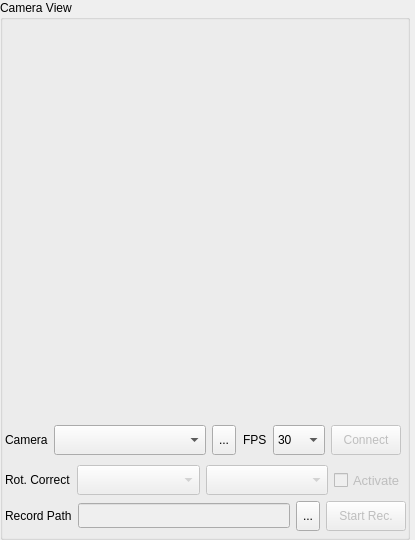
<?xml version="1.0" encoding="UTF-8"?>
<ui version="4.0">
 <class>EndoscopeView</class>
 <widget class="QWidget" name="EndoscopeView">
  <property name="geometry">
   <rect>
    <x>0</x>
    <y>0</y>
    <width>415</width>
    <height>540</height>
   </rect>
  </property>
  <property name="sizePolicy">
   <sizepolicy hsizetype="Fixed" vsizetype="Fixed">
    <horstretch>0</horstretch>
    <verstretch>0</verstretch>
   </sizepolicy>
  </property>
  <property name="minimumSize">
   <size>
    <width>415</width>
    <height>540</height>
   </size>
  </property>
  <property name="maximumSize">
   <size>
    <width>415</width>
    <height>540</height>
   </size>
  </property>
  <property name="windowTitle">
   <string>Form</string>
  </property>
  <widget class="QGroupBox" name="groupBox">
   <property name="geometry">
    <rect>
     <x>0</x>
     <y>0</y>
     <width>410</width>
     <height>540</height>
    </rect>
   </property>
   <property name="title">
    <string>Camera View</string>
   </property>
   <widget class="QLabel" name="cameraView">
    <property name="geometry">
     <rect>
      <x>5</x>
      <y>20</y>
      <width>400</width>
      <height>400</height>
     </rect>
    </property>
    <property name="sizePolicy">
     <sizepolicy hsizetype="Fixed" vsizetype="Fixed">
      <horstretch>0</horstretch>
      <verstretch>0</verstretch>
     </sizepolicy>
    </property>
    <property name="minimumSize">
     <size>
      <width>400</width>
      <height>400</height>
     </size>
    </property>
    <property name="maximumSize">
     <size>
      <width>400</width>
      <height>400</height>
     </size>
    </property>
    <property name="text">
     <string/>
    </property>
   </widget>
   <widget class="QWidget" name="gridLayoutWidget">
    <property name="geometry">
     <rect>
      <x>240</x>
      <y>420</y>
      <width>171</width>
      <height>41</height>
     </rect>
    </property>
    <layout class="QGridLayout" name="gridLayout">
     <property name="leftMargin">
      <number>3</number>
     </property>
     <property name="rightMargin">
      <number>10</number>
     </property>
     <item row="0" column="0">
      <widget class="QLabel" name="label_2">
       <property name="sizePolicy">
        <sizepolicy hsizetype="Fixed" vsizetype="Preferred">
         <horstretch>0</horstretch>
         <verstretch>0</verstretch>
        </sizepolicy>
       </property>
       <property name="text">
        <string>FPS</string>
       </property>
      </widget>
     </item>
     <item row="0" column="1">
      <widget class="QComboBox" name="fpsComboBox">
       <property name="minimumSize">
        <size>
         <width>0</width>
         <height>30</height>
        </size>
       </property>
       <property name="maximumSize">
        <size>
         <width>16777215</width>
         <height>30</height>
        </size>
       </property>
       <item>
        <property name="text">
         <string>30</string>
        </property>
       </item>
       <item>
        <property name="text">
         <string>60</string>
        </property>
       </item>
      </widget>
     </item>
     <item row="0" column="2">
      <widget class="QPushButton" name="connectButton">
       <property name="enabled">
        <bool>false</bool>
       </property>
       <property name="sizePolicy">
        <sizepolicy hsizetype="Fixed" vsizetype="Fixed">
         <horstretch>0</horstretch>
         <verstretch>0</verstretch>
        </sizepolicy>
       </property>
       <property name="minimumSize">
        <size>
         <width>70</width>
         <height>30</height>
        </size>
       </property>
       <property name="maximumSize">
        <size>
         <width>70</width>
         <height>30</height>
        </size>
       </property>
       <property name="text">
        <string>Connect</string>
       </property>
      </widget>
     </item>
    </layout>
   </widget>
   <widget class="QWidget" name="gridLayoutWidget_2">
    <property name="geometry">
     <rect>
      <x>0</x>
      <y>420</y>
      <width>241</width>
      <height>41</height>
     </rect>
    </property>
    <layout class="QGridLayout" name="gridLayout_2">
     <property name="leftMargin">
      <number>5</number>
     </property>
     <property name="rightMargin">
      <number>5</number>
     </property>
     <item row="0" column="0">
      <widget class="QLabel" name="label">
       <property name="sizePolicy">
        <sizepolicy hsizetype="Fixed" vsizetype="Preferred">
         <horstretch>0</horstretch>
         <verstretch>0</verstretch>
        </sizepolicy>
       </property>
       <property name="text">
        <string>Camera</string>
       </property>
      </widget>
     </item>
     <item row="0" column="1">
      <widget class="QComboBox" name="cameraComboBox">
       <property name="minimumSize">
        <size>
         <width>0</width>
         <height>30</height>
        </size>
       </property>
       <property name="maximumSize">
        <size>
         <width>16777215</width>
         <height>30</height>
        </size>
       </property>
      </widget>
     </item>
     <item row="0" column="2">
      <widget class="QToolButton" name="cameraRefreshButton">
       <property name="minimumSize">
        <size>
         <width>0</width>
         <height>30</height>
        </size>
       </property>
       <property name="maximumSize">
        <size>
         <width>16777215</width>
         <height>30</height>
        </size>
       </property>
       <property name="text">
        <string>...</string>
       </property>
      </widget>
     </item>
    </layout>
   </widget>
   <widget class="QWidget" name="gridLayoutWidget_3">
    <property name="geometry">
     <rect>
      <x>0</x>
      <y>460</y>
      <width>411</width>
      <height>41</height>
     </rect>
    </property>
    <layout class="QGridLayout" name="gridLayout_3">
     <property name="leftMargin">
      <number>5</number>
     </property>
     <property name="rightMargin">
      <number>5</number>
     </property>
     <item row="0" column="0">
      <widget class="QLabel" name="label_3">
       <property name="sizePolicy">
        <sizepolicy hsizetype="Fixed" vsizetype="Preferred">
         <horstretch>0</horstretch>
         <verstretch>0</verstretch>
        </sizepolicy>
       </property>
       <property name="text">
        <string>Rot. Correct</string>
       </property>
      </widget>
     </item>
     <item row="0" column="1">
      <widget class="QComboBox" name="rotCorrectEquipComboBox">
       <property name="enabled">
        <bool>false</bool>
       </property>
       <property name="minimumSize">
        <size>
         <width>0</width>
         <height>30</height>
        </size>
       </property>
       <property name="maximumSize">
        <size>
         <width>16777215</width>
         <height>30</height>
        </size>
       </property>
      </widget>
     </item>
     <item row="0" column="2">
      <widget class="QComboBox" name="rotCorrectActuatorComboBox">
       <property name="enabled">
        <bool>false</bool>
       </property>
       <property name="minimumSize">
        <size>
         <width>0</width>
         <height>30</height>
        </size>
       </property>
       <property name="maximumSize">
        <size>
         <width>16777215</width>
         <height>30</height>
        </size>
       </property>
      </widget>
     </item>
     <item row="0" column="3">
      <widget class="QCheckBox" name="rotCorrectCheckBox">
       <property name="enabled">
        <bool>false</bool>
       </property>
       <property name="sizePolicy">
        <sizepolicy hsizetype="Fixed" vsizetype="Fixed">
         <horstretch>0</horstretch>
         <verstretch>0</verstretch>
        </sizepolicy>
       </property>
       <property name="minimumSize">
        <size>
         <width>0</width>
         <height>30</height>
        </size>
       </property>
       <property name="maximumSize">
        <size>
         <width>16777215</width>
         <height>30</height>
        </size>
       </property>
       <property name="font">
        <font>
         <pointsize>10</pointsize>
        </font>
       </property>
       <property name="text">
        <string>Activate</string>
       </property>
      </widget>
     </item>
    </layout>
   </widget>
   <widget class="QWidget" name="gridLayoutWidget_4">
    <property name="geometry">
     <rect>
      <x>0</x>
      <y>500</y>
      <width>411</width>
      <height>32</height>
     </rect>
    </property>
    <layout class="QGridLayout" name="gridLayout_4">
     <property name="leftMargin">
      <number>5</number>
     </property>
     <property name="rightMargin">
      <number>5</number>
     </property>
     <property name="bottomMargin">
      <number>0</number>
     </property>
     <item row="0" column="1">
      <widget class="QLineEdit" name="recordPathLineEdit">
       <property name="enabled">
        <bool>false</bool>
       </property>
       <property name="sizePolicy">
        <sizepolicy hsizetype="Expanding" vsizetype="Fixed">
         <horstretch>0</horstretch>
         <verstretch>0</verstretch>
        </sizepolicy>
       </property>
       <property name="minimumSize">
        <size>
         <width>0</width>
         <height>25</height>
        </size>
       </property>
       <property name="maximumSize">
        <size>
         <width>16777215</width>
         <height>25</height>
        </size>
       </property>
       <property name="focusPolicy">
        <enum>Qt::FocusPolicy::NoFocus</enum>
       </property>
       <property name="contextMenuPolicy">
        <enum>Qt::ContextMenuPolicy::NoContextMenu</enum>
       </property>
       <property name="readOnly">
        <bool>true</bool>
       </property>
      </widget>
     </item>
     <item row="0" column="0">
      <widget class="QLabel" name="label_4">
       <property name="text">
        <string>Record Path</string>
       </property>
      </widget>
     </item>
     <item row="0" column="2">
      <widget class="QToolButton" name="recordPathSetButton">
       <property name="minimumSize">
        <size>
         <width>0</width>
         <height>30</height>
        </size>
       </property>
       <property name="maximumSize">
        <size>
         <width>16777215</width>
         <height>30</height>
        </size>
       </property>
       <property name="text">
        <string>...</string>
       </property>
      </widget>
     </item>
     <item row="0" column="3">
      <widget class="QPushButton" name="recordButton">
       <property name="enabled">
        <bool>false</bool>
       </property>
       <property name="sizePolicy">
        <sizepolicy hsizetype="Fixed" vsizetype="Fixed">
         <horstretch>0</horstretch>
         <verstretch>0</verstretch>
        </sizepolicy>
       </property>
       <property name="minimumSize">
        <size>
         <width>80</width>
         <height>30</height>
        </size>
       </property>
       <property name="maximumSize">
        <size>
         <width>80</width>
         <height>30</height>
        </size>
       </property>
       <property name="text">
        <string>Start Rec.</string>
       </property>
      </widget>
     </item>
    </layout>
   </widget>
  </widget>
 </widget>
 <resources/>
 <connections/>
</ui>
